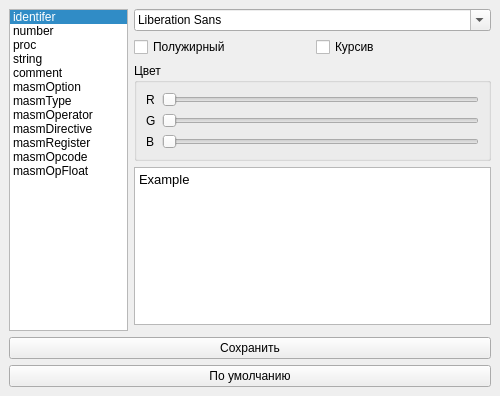
<?xml version="1.0" encoding="UTF-8"?>
<ui version="4.0">
 <class>MainWindow</class>
 <widget class="QMainWindow" name="MainWindow">
  <property name="geometry">
   <rect>
    <x>0</x>
    <y>0</y>
    <width>500</width>
    <height>396</height>
   </rect>
  </property>
  <property name="windowTitle">
   <string>MainWindow</string>
  </property>
  <widget class="QWidget" name="centralwidget">
   <layout class="QVBoxLayout" name="verticalLayout_4">
    <item>
     <layout class="QHBoxLayout" name="horizontalLayout_2" stretch="1,3">
      <item>
       <widget class="QListWidget" name="listWidget">
        <property name="spacing">
         <number>2</number>
        </property>
        <property name="currentRow">
         <number>0</number>
        </property>
        <item>
         <property name="text">
          <string>identifer</string>
         </property>
        </item>
        <item>
         <property name="text">
          <string>number</string>
         </property>
        </item>
        <item>
         <property name="text">
          <string>proc</string>
         </property>
        </item>
        <item>
         <property name="text">
          <string>string</string>
         </property>
        </item>
        <item>
         <property name="text">
          <string>comment</string>
         </property>
        </item>
        <item>
         <property name="text">
          <string>masmOption</string>
         </property>
        </item>
        <item>
         <property name="text">
          <string>masmType</string>
         </property>
        </item>
        <item>
         <property name="text">
          <string>masmOperator</string>
         </property>
        </item>
        <item>
         <property name="text">
          <string>masmDirective</string>
         </property>
        </item>
        <item>
         <property name="text">
          <string>masmRegister</string>
         </property>
        </item>
        <item>
         <property name="text">
          <string>masmOpcode</string>
         </property>
        </item>
        <item>
         <property name="text">
          <string>masmOpFloat</string>
         </property>
        </item>
       </widget>
      </item>
      <item>
       <layout class="QVBoxLayout" name="verticalLayout_3">
        <item>
         <widget class="QFontComboBox" name="fontComboBox"/>
        </item>
        <item>
         <layout class="QHBoxLayout" name="horizontalLayout_4">
          <item>
           <widget class="QCheckBox" name="checkBox">
            <property name="text">
             <string>Полужирный</string>
            </property>
           </widget>
          </item>
          <item>
           <widget class="QCheckBox" name="checkBox_2">
            <property name="text">
             <string>Курсив</string>
            </property>
           </widget>
          </item>
         </layout>
        </item>
        <item>
         <widget class="QGroupBox" name="groupBox">
          <property name="title">
           <string>Цвет</string>
          </property>
          <layout class="QHBoxLayout" name="horizontalLayout">
           <item>
            <layout class="QVBoxLayout" name="verticalLayout_2">
             <item>
              <widget class="QLabel" name="label">
               <property name="text">
                <string>R</string>
               </property>
              </widget>
             </item>
             <item>
              <widget class="QLabel" name="label_2">
               <property name="text">
                <string>G</string>
               </property>
              </widget>
             </item>
             <item>
              <widget class="QLabel" name="label_3">
               <property name="text">
                <string>B</string>
               </property>
              </widget>
             </item>
            </layout>
           </item>
           <item>
            <layout class="QVBoxLayout" name="verticalLayout">
             <item>
              <widget class="QSlider" name="horizontalSlider">
               <property name="maximum">
                <number>255</number>
               </property>
               <property name="orientation">
                <enum>Qt::Horizontal</enum>
               </property>
              </widget>
             </item>
             <item>
              <widget class="QSlider" name="horizontalSlider_2">
               <property name="maximum">
                <number>255</number>
               </property>
               <property name="orientation">
                <enum>Qt::Horizontal</enum>
               </property>
              </widget>
             </item>
             <item>
              <widget class="QSlider" name="horizontalSlider_3">
               <property name="maximum">
                <number>255</number>
               </property>
               <property name="orientation">
                <enum>Qt::Horizontal</enum>
               </property>
              </widget>
             </item>
            </layout>
           </item>
          </layout>
         </widget>
        </item>
        <item>
         <widget class="QTextEdit" name="textEdit">
          <property name="undoRedoEnabled">
           <bool>false</bool>
          </property>
          <property name="readOnly">
           <bool>true</bool>
          </property>
          <property name="html">
           <string>&lt;!DOCTYPE HTML PUBLIC &quot;-//W3C//DTD HTML 4.0//EN&quot; &quot;http://www.w3.org/TR/REC-html40/strict.dtd&quot;&gt;
&lt;html&gt;&lt;head&gt;&lt;meta name=&quot;qrichtext&quot; content=&quot;1&quot; /&gt;&lt;style type=&quot;text/css&quot;&gt;
p, li { white-space: pre-wrap; }
&lt;/style&gt;&lt;/head&gt;&lt;body style=&quot; font-family:'Sans Serif'; font-size:10pt; font-weight:400; font-style:normal;&quot;&gt;
&lt;p style=&quot; margin-top:0px; margin-bottom:0px; margin-left:0px; margin-right:0px; -qt-block-indent:0; text-indent:0px;&quot;&gt;Example&lt;/p&gt;&lt;/body&gt;&lt;/html&gt;</string>
          </property>
         </widget>
        </item>
        <item>
         <spacer name="verticalSpacer">
          <property name="orientation">
           <enum>Qt::Vertical</enum>
          </property>
          <property name="sizeHint" stdset="0">
           <size>
            <width>20</width>
            <height>40</height>
           </size>
          </property>
         </spacer>
        </item>
       </layout>
      </item>
     </layout>
    </item>
    <item>
     <widget class="QPushButton" name="pushButton">
      <property name="text">
       <string>Сохранить</string>
      </property>
     </widget>
    </item>
    <item>
     <widget class="QPushButton" name="pushButton_2">
      <property name="text">
       <string>По умолчанию</string>
      </property>
     </widget>
    </item>
   </layout>
  </widget>
 </widget>
 <resources/>
 <connections/>
</ui>
